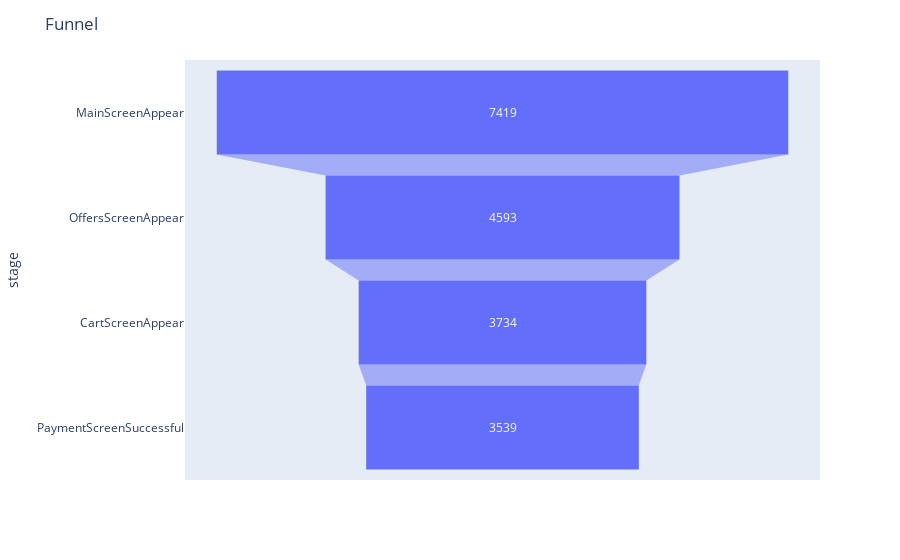

The code cell stored with this chart in its notebook:
### Code cell
data = dict(
    number=[user_counts.loc[0, 'unique_deviceidhash_count'], user_counts.loc[1, 'unique_deviceidhash_count'], user_counts.loc[2, 'unique_deviceidhash_count'], user_counts.loc[3, 'unique_deviceidhash_count']],
    stage=[user_counts.loc[0, 'eventname'], user_counts.loc[1, 'eventname'], user_counts.loc[2, 'eventname'], user_counts.loc[3, 'eventname']])
fig = px.funnel(data, x='number', y='stage')
fig.update_layout(title='Funnel', title_x = 0.5)
fig.update_layout(title='Funnel', title_x = 0.5)
fig.show()

### Figure 1 — Plotly figure (JSON) as saved in the notebook; plotly's stock layout.template omitted (floating-point values rounded to 4 significant figures)
{"data": [{"hovertemplate": "number=%{x}<br>stage=%{y}<extra></extra>", "legendgroup": "", "marker": {"color": "#636efa"}, "name": "", "orientation": "h", "showlegend": false, "type": "funnel", "x": [7419, 4593, 3734, 3539], "xaxis": "x", "y": ["MainScreenAppear", "OffersScreenAppear", "CartScreenAppear", "PaymentScreenSuccessful"], "yaxis": "y"}], "layout": {"legend": {"tracegroupgap": 0}, "margin": {"t": 60}, "title": {"text": "Funnel"}, "xaxis": {"anchor": "y", "domain": [0, 1], "title": {"text": "number"}}, "yaxis": {"anchor": "x", "domain": [0, 1], "title": {"text": "stage"}}}}
